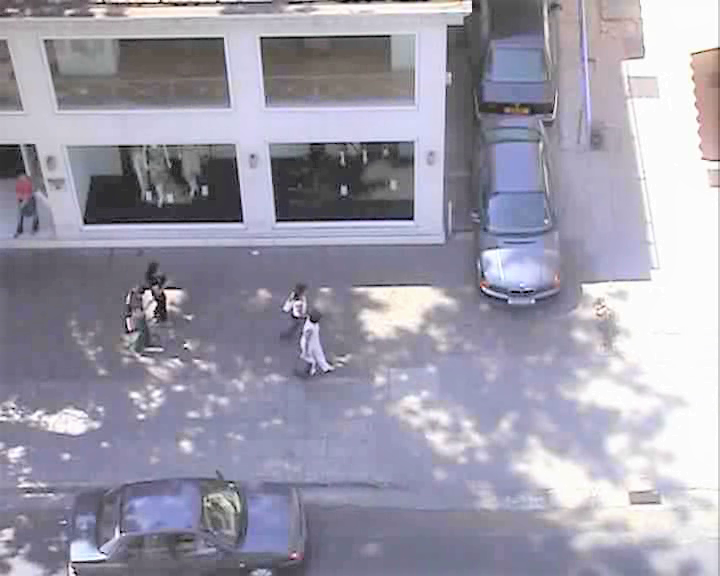
#> input picture zara80.png, 720 x 576 px
$ python zara1-extrapolation-MinSpeed.py
#> lines starting #> are read from the running program, lines starting #| are printed output that depends on the picture
import numpy as np
import matplotlib.pyplot as plt

xSpeed01 = np.asarray([330, 339, 346, 352, 357, 361, 364, 366, 368, 369, 370, 371])
ySpeed01 = np.asarray([368, 371, 373, 376, 378, 380, 381, 383, 385, 386, 387, 388])

xSpeed02 = np.asarray([315, 328, 337, 344, 350, 354, 357, 360, 362, 363, 365, 366])
ySpeed02 = np.asarray([338, 338, 339, 339, 340, 340, 340, 340, 340, 340, 340, 340])

#GT
xSpeed03 = np.asarray([328, 346, 364, 382, 404, 425, 447, 468, 489, 510, 532, 554])
ySpeed03 = np.asarray([369, 373, 376, 380, 383, 387, 390, 392, 394, 396, 396, 396])

xSpeed04 = np.asarray([319, 339, 360, 381, 402, 423, 444, 465, 486, 507, 526, 546])
ySpeed04 = np.asarray([341, 345, 347, 348, 350, 352, 354, 355, 357, 360, 364, 367])


plt.plot(xSpeed03,ySpeed03,zorder=1, color='blue', label='GT', linewidth=3, linestyle='--')
plt.plot(xSpeed01,ySpeed01,zorder=1, color='red', label='0.0', linewidth=3, linestyle='--')
plt.plot(xSpeed02,ySpeed02,zorder=1, color='red', linewidth=3, linestyle='--')
plt.plot(xSpeed04,ySpeed04,zorder=1, color='blue', linewidth=3, linestyle='--')

plt.plot(xSpeed01[-1],ySpeed01[-1],zorder=1, marker='>', color='red', linewidth=2)
plt.plot(xSpeed02[-1],ySpeed02[-1],zorder=1, marker='>', color='red', linewidth=2)
plt.plot(xSpeed03[-1],ySpeed03[-1],zorder=1, marker='>', color='blue', linewidth=2)
plt.plot(xSpeed04[-1],ySpeed04[-1],zorder=1, marker='>', color='blue', linewidth=2)

plt.legend(loc='center left')
plt.xticks([])
plt.yticks([])
ext = [0, 576, 0.00, 720]
img = plt.imread("../zara80.png")
#> img is the input picture: shape (576, 720, 3) float32; mean R, G, B 0.618, 0.609, 0.669
plt.imshow(img, zorder=0)
plt.show()
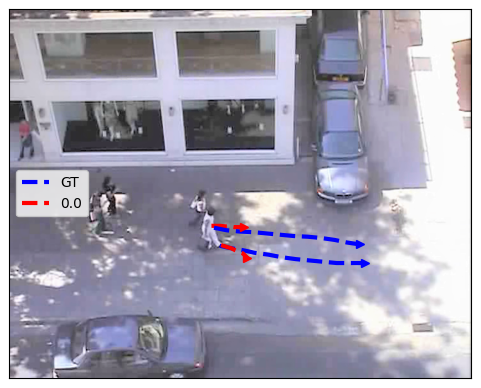
#> figure drawn by matplotlib, 1 panel
